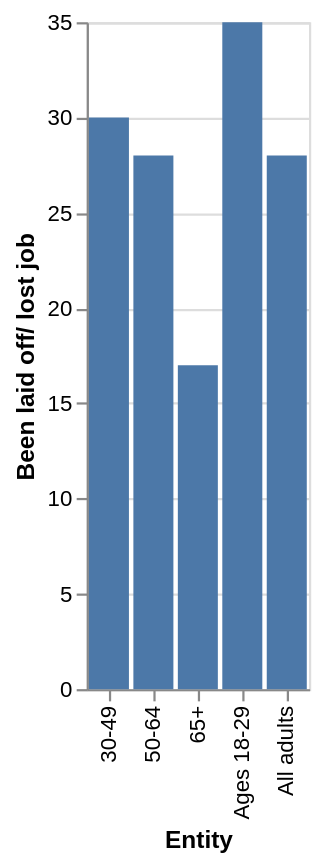

The specification (Vega-Lite) saved for this image:
### Vega-Lite specification from a JSON file in a GitHub repository (floating-point values rounded to 4 significant figures)
{"$schema": "https://vega.github.io/schema/vega-lite/v5.json", "description": "Bar chart auto-generated from CSV", "data": {"values": [{"Entity": "65+", "Been laid off/ lost job": "17", "Had to take cut in a pay": "18", "either/ Net both": "25"}, {"Entity": "50-64", "Been laid off/ lost job": "28", "Had to take cut in a pay": "32", "either/ Net both": "42"}, {"Entity": "30-49", "Been laid off/ lost job": "30", "Had to take cut in a pay": "39", "either/ Net both": "49"}, {"Entity": "Ages 18-29", "Been laid off/ lost job": "35", "Had to take cut in a pay": "45", "either/ Net both": "54"}, {"Entity": "All adults", "Been laid off/ lost job": "28", "Had to take cut in a pay": "33", "either/ Net both": "43"}]}, "mark": "bar", "encoding": {"x": {"field": "Entity", "type": "ordinal"}, "y": {"field": "Been laid off/ lost job", "type": "quantitative"}}}
